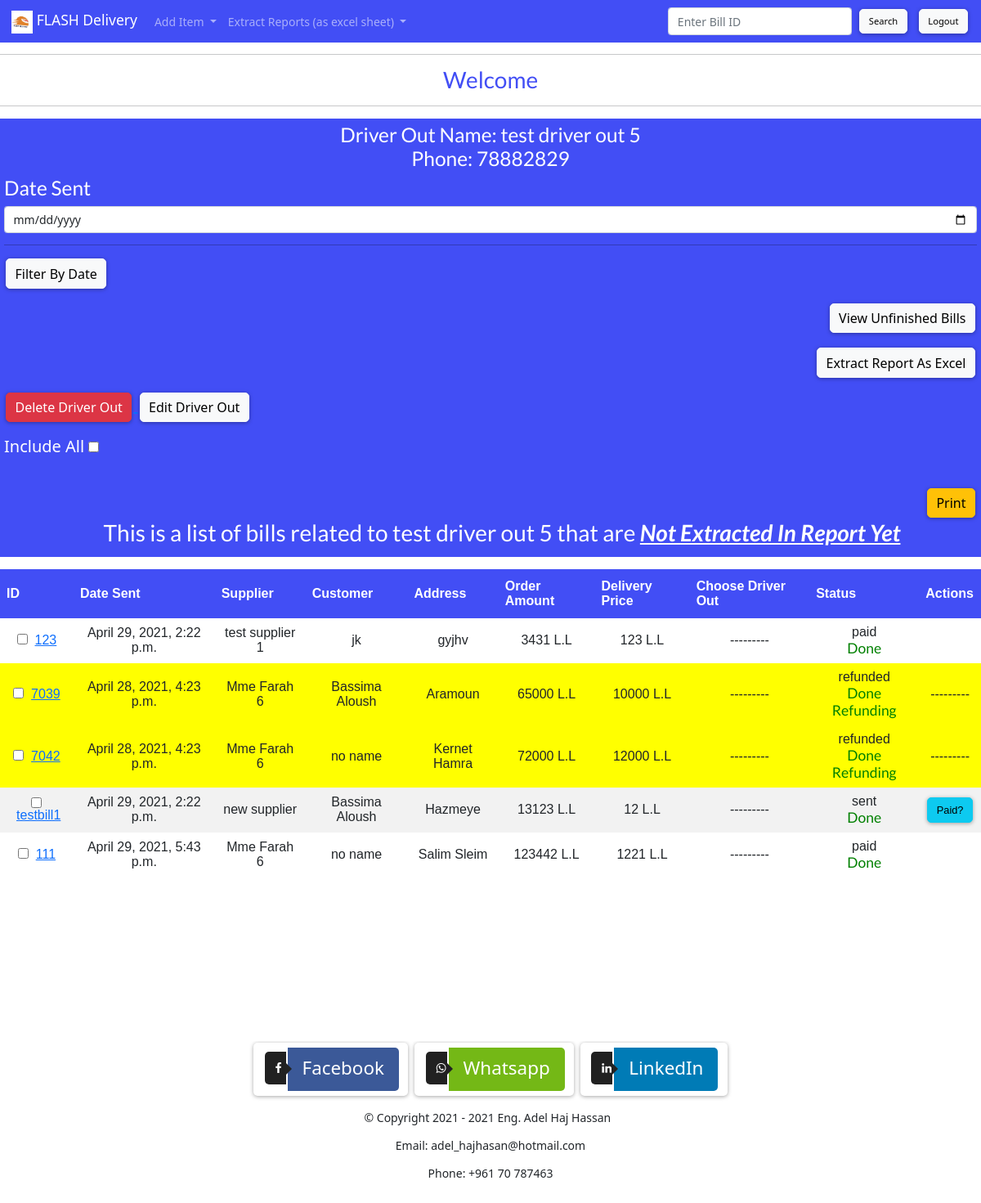
/delivery_out_details/1/ (signed in), run on the app's committed database.
### deliveryApp/models.py (models this page shows, shortened)
class Delivery_Out(models.Model):
    Name = models.CharField(max_length=50)
    Phone = models.CharField(max_length=20)

class Bill(models.Model):
    Bill_Id = models.CharField(max_length=10, unique=True)
    Date_In = models.DateTimeField('Date In', null=True, blank=True)
    Date_Sent = models.DateTimeField('Date Sent', null=True, blank=True,default=None)
    Date_Paid = models.DateTimeField('Date Paid', null=True, blank=True, default=None)
    Date_Done = models.DateTimeField('Date Done', null=True, blank=True, default=None)
    Done = models.BooleanField(default=False)
    address = models.CharField(max_length=100000,default="Address not found")
    directions = models.CharField(max_length=100000,default="", blank=True)
    delivery_in = models.ForeignKey(Delivery_In, on_delete=models.CASCADE)
    delivery_out = models.ForeignKey(Delivery_Out, on_delete=models.CASCADE)
    endClientName=models.CharField(max_length=100000,default="Unknown Name")
    endClientNumber=models.CharField(max_length=10000,default="03000000")
    client = models.ForeignKey(Client, on_delete=models.CASCADE, null=False)
    Product_cost = models.IntegerField( default=0)
    Currency = models.CharField(max_length=10, choices=Currency_Choices, default="lbp" )
    Delivery_cost = models.IntegerField(default=0)
    Status = models.CharField(max_length=99, choices=Status_Choices, default="pending" )
    Hidden_Status =  models.CharField(max_length=99, choices=Status_Choices, default="pending" )
    Done_Refunding = models.BooleanField(default=False)
    Extracted_For_DelOut = models.BooleanField(default=False)
    Notes = models.CharField(max_length=10000,default="", blank=True)
    Hidden_Id=models.CharField(max_length=10)

class Client(models.Model):
    def __str__(self):
        return self.Company
    Company = models.CharField(max_length=50, unique=True)
    Location = models.CharField(max_length=50)
    Phone = models.CharField(max_length=50)

### deliveryApp/views.py (the view, shortened to what this page needs)
# urls.py: path('delivery_out_details/<int:delivery_out_id>/',views.delivery_out_details,name='delivery_out_details'),
def delivery_out_details(request, delivery_out_id ,year=0, month=0, day=0,bill_id=-1, operation='no operation'):
	if year!=0:
		date=datetime.date(int(year),int(month),int(day))
	else:
		date='0-0-0'
	monthly_info=""
	ids = request.POST.get('IDS',"")
	lst = list()
	if date != '0-0-0':
	    pre_date = datetime.datetime(int(year), int(month), 1, 0, 0, 1)
	    post_date = datetime.datetime(int(year), int(month), 1, 0, 0, 1)
	    post_date += relativedelta(months=1)
	    monthly_info = len(Bill.objects.filter( Q(delivery_out = delivery_out_id) & Q( Date_Sent__lt = post_date ) & Q( Date_Sent__gt = pre_date) ) )
	    pre_date = datetime.datetime(int(year), int(month),int(day),23,59,55)
	    post_date = datetime.datetime(int(year), int(month),int(day),0,0,1)
	    pre_date += datetime.timedelta(days=-1)
	    post_date += datetime.timedelta(days=1)
	    lst = Bill.objects.filter(
	        Q(delivery_out = delivery_out_id) & Q(Date_Sent__lt = post_date) & Q(Date_Sent__gt = pre_date)
	        )
	else:
	    	lst = Bill.objects.filter(Q(delivery_out=delivery_out_id) & ~Q(Extracted_For_DelOut = True))
	delivery_out=Delivery_Out.objects.get(pk=delivery_out_id)
	return render(request, 'delivery_out_details.html', {'monthly_info':monthly_info,'bills':lst, 'date':date, 'delivery_out':delivery_out, 'deliveryouts':Delivery_Out.objects.all()})

### deliveryApp/templatetags/deliverytags.py (called while the page is built)
def get_year(value):
	string = str(value).strip()
	lst=string.split('-')
	print(lst)
	return int(lst[0])

def get_month(value):
	string = str(value).strip()
	lst=string.split('-')
	print(lst)
	return int(lst[1])

def get_day(value):
	string = str(value).strip()
	lst=string.split('-')
	print(lst)
	return int(lst[2])

### deliveryApp/templates/delivery_out_details.html (shortened to what this page needs)
{% extends "base.html" %}
{% load deliverytags %}
{% block content %}
    <link rel="stylesheet" href="https://cdnjs.cloudflare.com/ajax/libs/font-awesome/4.7.0/css/font-awesome.min.css">
<div style="color:black;background: #424ef5; padding:5px; margin-bottom:15px; font-size:20px; width:100% ;  margin-top:15px ; margin-right:20px">
<ol class="list-group">
{% if delivery_out.Name != 'Default' %}
	<h3 style="color:white; text-align: center">Driver Out Name: {{ delivery_out.Name }}
<br> Phone: {{ delivery_out.Phone }}
<br> {% if  monthly_info != '' %} Bills delivered during the month # {{date|get_month}} : {{monthly_info}} bills {% endif %} {% endif %}
</h3>
	<form class="form-group" style="align:center" action="{% url 'delivery_out_details' delivery_out.pk %}" method="POST">
    <label for="requested_date" style="color:white;"><h3 >Date Sent </h3> </label>
    <input class="form-control" id="requested_date" type="date" name="requested_date" {% if date == '0-0-0' %} value="No Date Specified" {% else %} value={{date|to_str}} {% endif %}>
    <hr>
    <input style="align-self: center" type="submit" class="btn btn-light" value="Filter By Date">
</form>
<p align="right"><a href="{% url 'delivery_out_details' delivery_out.pk  %}"><button  class="btn btn-light">View Unfinished Bills</button> </a></p>
<p align="right">
 <a href="{% url 'extract_delivery_out_report' delivery_out.pk %}"> <button class="btn btn-light">
  Extract Report As Excel
</button></a></p><p align="left">
  <a href="{% url 'delete_delivery_out' delivery_out.pk  %}"><button  class="btn btn-danger">Delete Driver Out</button> </a>
<a href="{% url 'updatedeliveryout' delivery_out.pk %}"><button class="btn btn-light">
Edit Driver Out</button></a></p>
<p style="color:white">Include All <input type="checkbox" id="checkall" name="xxx" onclick="check_all()"/></p>
<div style="text-align:right">
<button class="btn btn-warning" value="Print" onclick="Print()"> Print </button></div>
<ul>
{% if date != '0-0-0' %}
                <h2 style="color:white; text-align:center">This is a list of <u><i><b>All</b></i></u> bills related to {{delivery_out.Name}} on {{date}}</h2> {% else %}
                <h2 style="color:white; text-align:center">This is a list of bills related to {{delivery_out.Name}} that are <u><i><b>Not Extracted In Report Yet</b></i></u></h2>
{% endif %}
</div>
<div >
<table id="customers" style="text-align: center">
        <thead>
            <tr style="text-align: center">
                <th>ID</th>
                <th> Date Sent </th>
                <th>Supplier</th>
                <th>Customer</th>
                <th>Address</th>
                <th>Order Amount</th>
                <th> Delivery Price </th>
                <th> Choose Driver Out</th>
                <th> Status </th>
                <th> Actions </th>
            </tr>
        </thead>
{% for sts in bills %}
           {% if sts.Status == 'refunded' %}
           <tr name="{{sts.Bill_Id}}_item"  style="text-align: center; background: yellow">
           <td> <input  type="checkbox" class="pl" name="{{sts.Bill_Id}}" > &nbsp<a
            href="{% url 'bill_details' sts.Bill_Id sts.Status  %}"
            >{{sts.Bill_Id}}  </a> </td>
          <td >{{sts.Date_Sent}} </td>
          <td> {{sts.client}} </td>
          <td> {{sts.endClientName}}</td>
          <td> {{sts.address}} </td>
          <td> {{sts.Product_cost}} L.L</td>
          <td> {{sts.Delivery_cost}} L.L</td>
          <td> --------- </td>
          <td id="{{sts.Bill_Id}}_status"> {{sts.Status}} {% if sts.Done_Refunding %} <h5 style="color:green">Done Refunding</h5>
          {% else %}
          <h5 id="{{sts.Bill_Id}}_notdonerefunding" style="color:red">Refunding Not Done Yet</h5>  </td>{% endif %}
          <td> ---------  </td>
          </tr>
           {% else %}
            <tr name="{{sts.Bill_Id}}_item"  style="text-align: center;">
           <td> <input  type="checkbox" class="pl" name="{{sts.Bill_Id}}" > &nbsp<a
            href="{% url 'bill_details' sts.Bill_Id sts.Status  %}"
            >{{sts.Bill_Id}}  </a> </td>
          <td >{{sts.Date_Sent}} </td>
          <td> {{sts.client}} </td>
          <td> {{sts.endClientName}}</td>
          <td> {{sts.address}} </td>
          <td> {{sts.Product_cost}} L.L</td>
          <td> {{sts.Delivery_cost}} L.L</td>
          <td> {% if sts.Status == "pending"  %}
          <div id="deliveryout_{{sts.Bill_Id}}">
          Choose Driver Out:<br>
              <select class="ui search dropdown"   id="selectdeliveryout_{{sts.Bill_Id}}" >
                <option value="intro" selected disabled hidden>Search by typing the name</option>
              {% for deliveryout in deliveryouts %}
              {% if deliveryout.Name != 'Default' %}
             <option  value="{{deliveryout.pk}}">{{deliveryout.Name}}</option>
                        {% endif %}
           {% endfor %}
          </select><br><br></div>
          <script type="text/javascript">
          jQuery('.ui.search.dropdown')
            .dropdown();
            </script>
            {% else %}
            ---------
            {% endif %}
</td>
          <td id="{{sts.Bill_Id}}_status"> {{sts.Status}}
          {% if sts.Done %}
          <h5 name="{{sts.Bill_Id}}_done" style="color: green"> Done </h5>
        </td>
            {% else %}
            <h5 id="{{sts.Bill_Id}}_notdone" style="color: red"> Not Done Yet </h5>
        </td>
        {% endif %}
        <td>
          {% if sts.Status == 'pending' %}
            <a onclick="behave()" name="{{sts.Bill_Id}}" class="sent" id="sent_{{sts.Bill_Id}}"> <button type="button" name="sent" id="{{sts.Bill_Id}}_sentbutton" class="btn btn-warning">Sent? </button></a>
            {% elif sts.Status == "sent" %}
            <a name="{{sts.Bill_Id}}" onclick="behave()" class="paid" id="paid_{{sts.Bill_Id}}"> <button id="{{sts.Bill_Id}}_paidbutton" type="button" class="btn btn-info" name="paid">Paid? </button></a>
            {% endif %}
        </td>
        {% endif %}
          </tr>
{% endfor %}
</table>
</div>
{% endblock %}

### deliveryApp/templates/delivery_out_details.html (style rules this page uses)
#customers { font-family: Arial, Helvetica, sans-serif; border-collapse: collapse; width: 100%; }
#customers td, #customers th { bottom-border: 1px solid #ddd; padding: 8px; }
#customers tr:nth-child(even) { background-color: #f2f2f2; }
#customers th { padding-top: 12px; padding-bottom: 12px; text-align: left; background-color: #424ef5; color: white; }

### deliveryApp/templates/base.html (style rules this page uses)
.btn { clear:both; white-space:nowrap; font-size:.8em; display:inline-block; border-radius:5px; box-shadow: 0 1px 5px 0 rgba(0, 0, 0, 0.35); margin:2px; -webkit-transition:all .5s; -moz-transition:all .5s; transition:all .5s; overflow:hidden }

### data on the page
Delivery_Out: Name "test driver out 5", Phone "78882829"
Bill: Bill_Id "123", Date_Sent "April 29, 2021, 2:22 p.m.", client "test supplier 1", endClientName "jk", address "gyjhv", Product_cost "3431", Delivery_cost "123", Status "paid"
Bill: Bill_Id "7039", Date_Sent "April 28, 2021, 4:23 p.m.", client "Mme Farah 6", endClientName "Bassima Aloush", address "Aramoun", Product_cost "65000", Delivery_cost "10000", Status "refunded", Done_Refunding "Done Refunding"
Bill: Bill_Id "7042", Date_Sent "April 28, 2021, 4:23 p.m.", client "Mme Farah 6", endClientName "no name", address "Kernet Hamra", Product_cost "72000", Delivery_cost "12000", Status "refunded", Done_Refunding "Done Refunding"
Bill: Bill_Id "testbill1", Date_Sent "April 29, 2021, 2:22 p.m.", client "new supplier", endClientName "Bassima Aloush", address "Hazmeye", Product_cost "13123", Delivery_cost "12", Status "sent"
Bill: Bill_Id "111", Date_Sent "April 29, 2021, 5:43 p.m.", client "Mme Farah 6", endClientName "no name", address "Salim Sleim", Product_cost "123442", Delivery_cost "1221", Status "paid"
